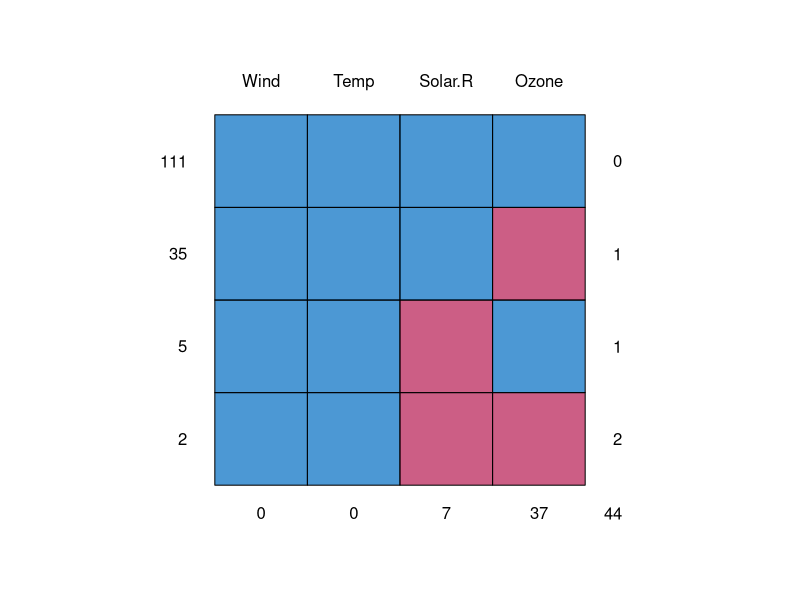
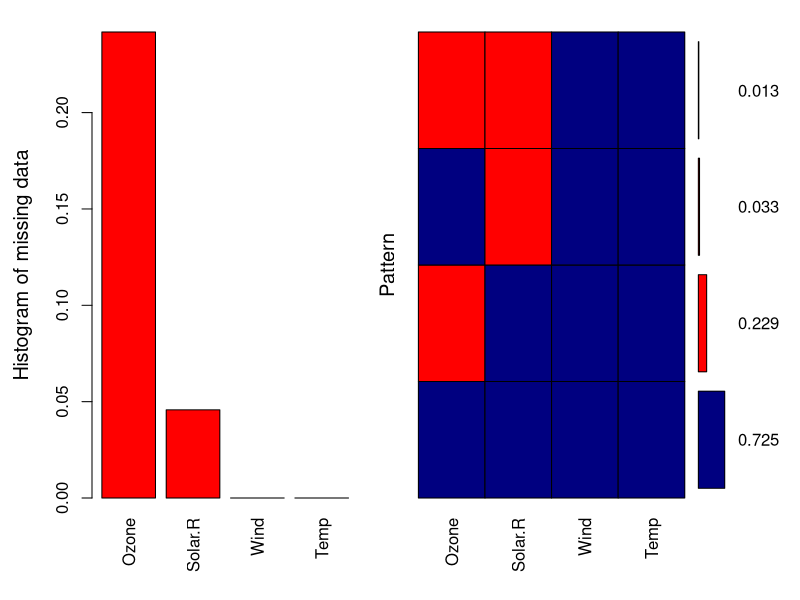
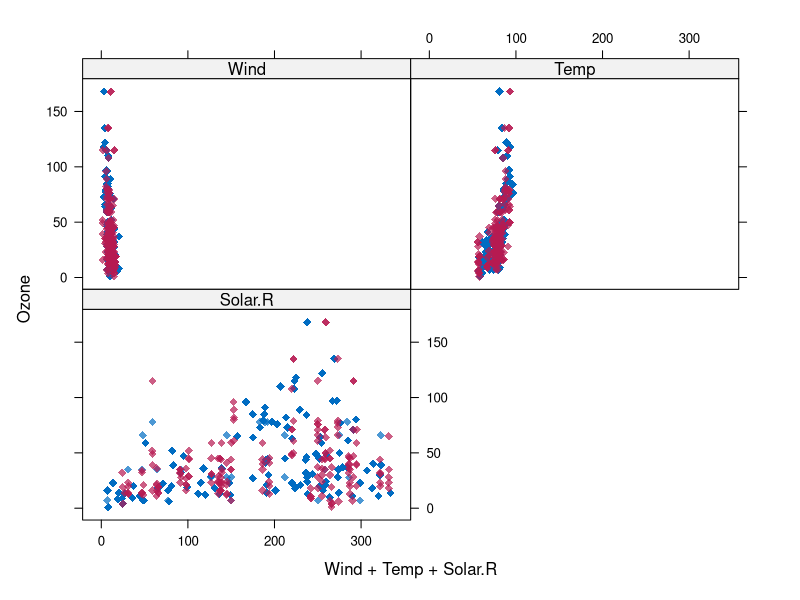

These charts were generated, in order, by the following R code:
#load packages
library(mice)
library(lattice)
library(VIM)

#preview data
data<-airquality
head(data)
names(data)

#removing month and day
data <- data[-c(5,6)]

#summary
summary(data)

#missing data pattern
md.pattern(data)

#looking for missing > 5% variables
pMiss <- function(x){sum(is.na(x))/length(x)*100}

#check each column
apply(data,2,pMiss)

#check each row
apply(data,1,pMiss)

# Plot of missing data pattern
aggr_plot <- aggr(data, 
                  col=c('navyblue','red'), 
                  numbers=TRUE, 
                  sortVars=TRUE, 
                  labels=names(data), 
                  cex.axis=1, 
                  gap=3, 
                  ylab=c("Histogram of missing data","Pattern"))

################
#MICE Imputation
################

#pmm = predictive mean matching
data2 <- mice(data,m=5,maxit=50,meth='pmm',seed=500)

#impute data 
mice_data <- complete(data2,1)

#summary data 
summary(mice_data)

#plot data 
#magenta is imputed 
#blue is original data
xyplot(data2,Ozone ~ Wind+Temp+Solar.R,pch=18,cex=1)
